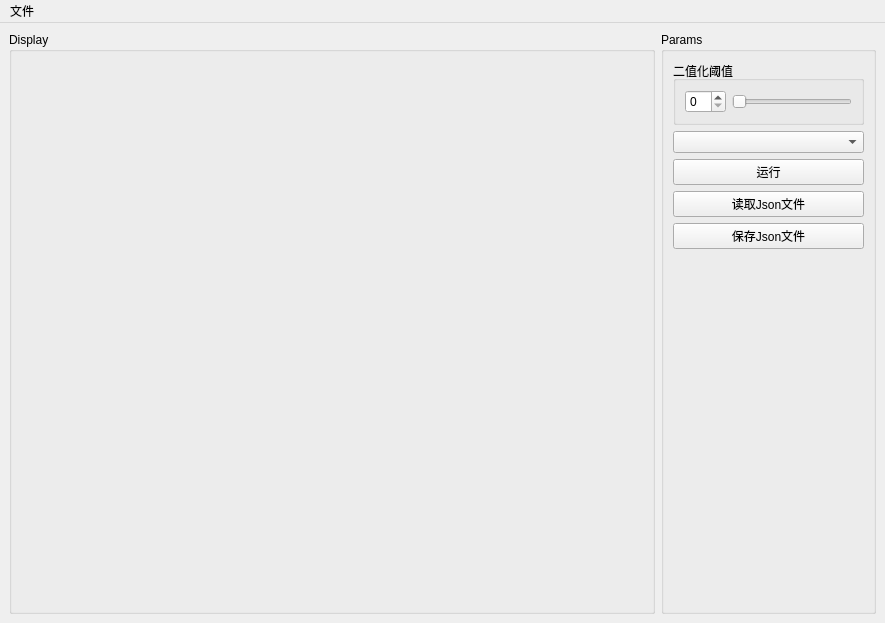
<?xml version="1.0" encoding="UTF-8"?>
<ui version="4.0">
 <class>FilmStripWindow</class>
 <widget class="QMainWindow" name="FilmStripWindow">
  <property name="geometry">
   <rect>
    <x>0</x>
    <y>0</y>
    <width>885</width>
    <height>623</height>
   </rect>
  </property>
  <property name="windowTitle">
   <string>热合标注工具</string>
  </property>
  <widget class="QWidget" name="centralwidget">
   <layout class="QHBoxLayout" name="horizontalLayout" stretch="3,1">
    <item>
     <widget class="QGroupBox" name="groupBox_Display">
      <property name="title">
       <string>Display</string>
      </property>
      <layout class="QGridLayout" name="gridLayout">
       <item row="0" column="0">
        <widget class="AbstractPaintingView" name="paintingView" native="true"/>
       </item>
      </layout>
     </widget>
    </item>
    <item>
     <widget class="QGroupBox" name="groupBox_Params">
      <property name="title">
       <string>Params</string>
      </property>
      <layout class="QVBoxLayout" name="verticalLayout">
       <item>
        <widget class="QGroupBox" name="groupBox_Threshold1">
         <property name="title">
          <string>二值化阈值</string>
         </property>
         <layout class="QGridLayout" name="gridLayout_2">
          <item row="0" column="0">
           <widget class="QSpinBox" name="spinBox_Threshold1"/>
          </item>
          <item row="0" column="1">
           <widget class="QSlider" name="horizontalSlider_Threshold1">
            <property name="orientation">
             <enum>Qt::Horizontal</enum>
            </property>
           </widget>
          </item>
         </layout>
        </widget>
       </item>
       <item>
        <widget class="QComboBox" name="comboBox_ModeSelect"/>
       </item>
       <item>
        <widget class="QPushButton" name="pushButton_Run">
         <property name="text">
          <string>运行</string>
         </property>
        </widget>
       </item>
       <item>
        <widget class="QPushButton" name="pushButton_ReadJson">
         <property name="text">
          <string>读取Json文件</string>
         </property>
        </widget>
       </item>
       <item>
        <widget class="QPushButton" name="pushButton_StoreJson">
         <property name="text">
          <string>保存Json文件</string>
         </property>
        </widget>
       </item>
       <item>
        <spacer name="verticalSpacer">
         <property name="orientation">
          <enum>Qt::Vertical</enum>
         </property>
         <property name="sizeHint" stdset="0">
          <size>
           <width>20</width>
           <height>438</height>
          </size>
         </property>
        </spacer>
       </item>
      </layout>
     </widget>
    </item>
   </layout>
  </widget>
  <widget class="QMenuBar" name="menubar">
   <property name="geometry">
    <rect>
     <x>0</x>
     <y>0</y>
     <width>885</width>
     <height>25</height>
    </rect>
   </property>
   <widget class="QMenu" name="menu">
    <property name="title">
     <string>文件</string>
    </property>
    <addaction name="action_AlgorithmConfig"/>
    <addaction name="action_OpenImages"/>
   </widget>
   <addaction name="menu"/>
  </widget>
  <action name="action_AlgorithmConfig">
   <property name="text">
    <string>算法参数配置</string>
   </property>
  </action>
  <action name="action_OpenImages">
   <property name="text">
    <string>批量打开图片</string>
   </property>
  </action>
 </widget>
 <customwidgets>
  <customwidget>
   <class>AbstractPaintingView</class>
   <extends>QWidget</extends>
   <header location="global">Control/AbstractPaintingView/AbstractPaintingView.h</header>
   <container>1</container>
  </customwidget>
 </customwidgets>
 <resources/>
 <connections/>
</ui>
